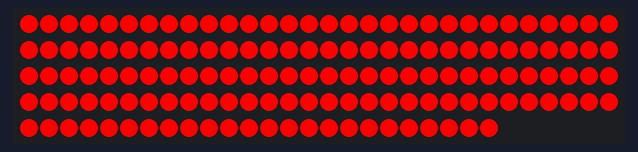
This sketch was run on a simulated Arduino Uno, built with avr-gcc and run on an emulated ATmega328P. On the bench: 144 RGB LEDs in strip order, left to right, continuing on the next row. Dim RGB values are drawn brighter than linear.

Above: at 0.1 s.
At 0.6 s:
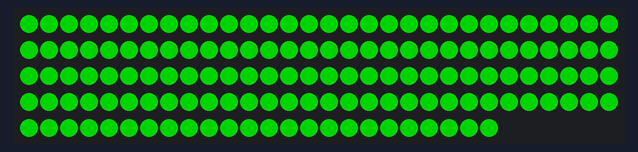
At 1.1 s:
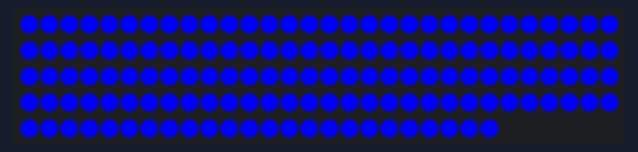
At 1.6 s:
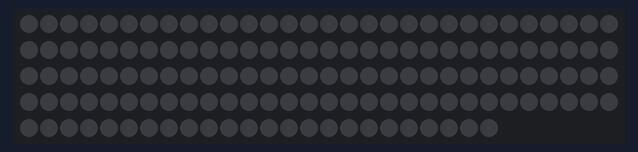

Measured:
- by itself, everything shown: repeats every 2.0 s, in 4 steps
- what the display in image 1 shows lasts 0.5 s, from 0.5 s to 1.0 s

The sketch:

rgbCycleTest.ino
```cpp
#include <FastLED.h>

#define DATA_PIN 5
#define LED_ORDER GRB
#define LED_TYPE WS2812B
#define NUM_LEDS 144

CRGB leds[NUM_LEDS];

void setup() {
  FastLED.addLeds<LED_TYPE, DATA_PIN, LED_ORDER>(leds, NUM_LEDS);
  FastLED.setBrightness(255);

  FastLED.clear();
  FastLED.show();
}

void loop() {
  setColor(CRGB::Red);
  FastLED.show();
  delay(500);

  setColor(CRGB::Green);
  FastLED.show();
  delay(500);

  setColor(CRGB::Blue);
  FastLED.show();
  delay(500);

  setColor(CRGB::Black);
  FastLED.show();
  delay(500);
}

void setColor(const struct CRGB &color) {
  for(int idx = 0; idx < NUM_LEDS; idx++) {
    leds[idx] = color;
  }
}
```
